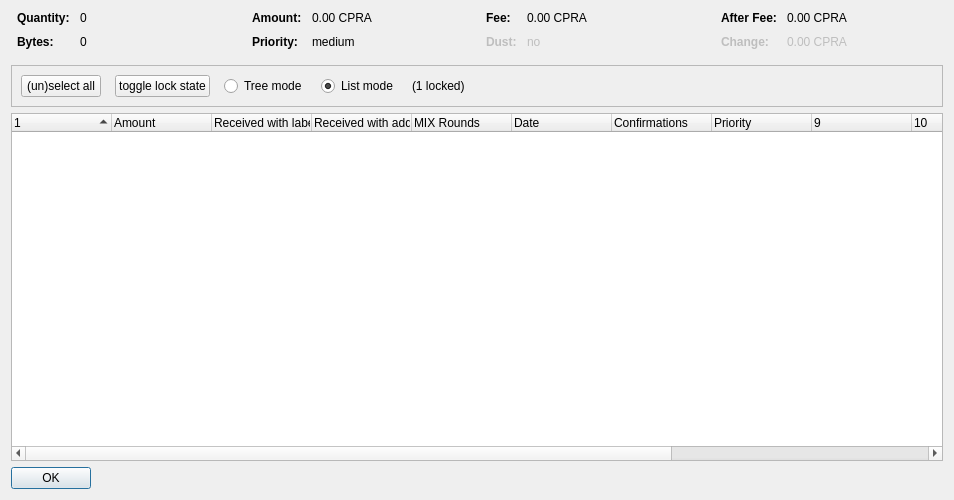
<?xml version="1.0" encoding="UTF-8"?>
<ui version="4.0">
 <class>CoinControlDialog</class>
 <widget class="QDialog" name="CoinControlDialog">
  <property name="geometry">
   <rect>
    <x>0</x>
    <y>0</y>
    <width>954</width>
    <height>500</height>
   </rect>
  </property>
  <property name="windowTitle">
   <string>Coin Selection</string>
  </property>
  <layout class="QVBoxLayout" name="verticalLayout">
   <item>
    <layout class="QHBoxLayout" name="horizontalLayoutTop" stretch="0,0,0,0">
     <property name="topMargin">
      <number>0</number>
     </property>
     <property name="bottomMargin">
      <number>10</number>
     </property>
     <item>
      <layout class="QFormLayout" name="formLayoutCoinControl1">
       <property name="horizontalSpacing">
        <number>10</number>
       </property>
       <property name="verticalSpacing">
        <number>10</number>
       </property>
       <property name="leftMargin">
        <number>6</number>
       </property>
       <property name="rightMargin">
        <number>6</number>
       </property>
       <item row="0" column="0">
        <widget class="QLabel" name="labelCoinControlQuantityText">
         <property name="font">
          <font>
           <weight>75</weight>
           <bold>true</bold>
          </font>
         </property>
         <property name="text">
          <string>Quantity:</string>
         </property>
        </widget>
       </item>
       <item row="0" column="1">
        <widget class="QLabel" name="labelCoinControlQuantity">
         <property name="cursor">
          <cursorShape>IBeamCursor</cursorShape>
         </property>
         <property name="contextMenuPolicy">
          <enum>Qt::ActionsContextMenu</enum>
         </property>
         <property name="text">
          <string notr="true">0</string>
         </property>
         <property name="textInteractionFlags">
          <set>Qt::LinksAccessibleByMouse|Qt::TextSelectableByKeyboard|Qt::TextSelectableByMouse</set>
         </property>
        </widget>
       </item>
       <item row="1" column="0">
        <widget class="QLabel" name="labelCoinControlBytesText">
         <property name="font">
          <font>
           <weight>75</weight>
           <bold>true</bold>
          </font>
         </property>
         <property name="text">
          <string>Bytes:</string>
         </property>
        </widget>
       </item>
       <item row="1" column="1">
        <widget class="QLabel" name="labelCoinControlBytes">
         <property name="cursor">
          <cursorShape>IBeamCursor</cursorShape>
         </property>
         <property name="contextMenuPolicy">
          <enum>Qt::ActionsContextMenu</enum>
         </property>
         <property name="text">
          <string notr="true">0</string>
         </property>
         <property name="textInteractionFlags">
          <set>Qt::LinksAccessibleByMouse|Qt::TextSelectableByKeyboard|Qt::TextSelectableByMouse</set>
         </property>
        </widget>
       </item>
      </layout>
     </item>
     <item>
      <layout class="QFormLayout" name="formLayoutCoinControl2">
       <property name="horizontalSpacing">
        <number>10</number>
       </property>
       <property name="verticalSpacing">
        <number>10</number>
       </property>
       <property name="leftMargin">
        <number>6</number>
       </property>
       <property name="rightMargin">
        <number>6</number>
       </property>
       <item row="0" column="0">
        <widget class="QLabel" name="labelCoinControlAmountText">
         <property name="font">
          <font>
           <weight>75</weight>
           <bold>true</bold>
          </font>
         </property>
         <property name="text">
          <string>Amount:</string>
         </property>
        </widget>
       </item>
       <item row="0" column="1">
        <widget class="QLabel" name="labelCoinControlAmount">
         <property name="cursor">
          <cursorShape>IBeamCursor</cursorShape>
         </property>
         <property name="contextMenuPolicy">
          <enum>Qt::ActionsContextMenu</enum>
         </property>
         <property name="text">
          <string notr="true">0.00 CPRA</string>
         </property>
         <property name="textInteractionFlags">
          <set>Qt::LinksAccessibleByMouse|Qt::TextSelectableByKeyboard|Qt::TextSelectableByMouse</set>
         </property>
        </widget>
       </item>
       <item row="1" column="0">
        <widget class="QLabel" name="labelCoinControlPriorityText">
         <property name="font">
          <font>
           <weight>75</weight>
           <bold>true</bold>
          </font>
         </property>
         <property name="text">
          <string>Priority:</string>
         </property>
        </widget>
       </item>
       <item row="1" column="1">
        <widget class="QLabel" name="labelCoinControlPriority">
         <property name="cursor">
          <cursorShape>IBeamCursor</cursorShape>
         </property>
         <property name="contextMenuPolicy">
          <enum>Qt::ActionsContextMenu</enum>
         </property>
         <property name="text">
          <string>medium</string>
         </property>
         <property name="textInteractionFlags">
          <set>Qt::LinksAccessibleByMouse|Qt::TextSelectableByKeyboard|Qt::TextSelectableByMouse</set>
         </property>
        </widget>
       </item>
      </layout>
     </item>
     <item>
      <layout class="QFormLayout" name="formLayoutCoinControl3">
       <property name="horizontalSpacing">
        <number>10</number>
       </property>
       <property name="verticalSpacing">
        <number>10</number>
       </property>
       <property name="leftMargin">
        <number>6</number>
       </property>
       <property name="rightMargin">
        <number>6</number>
       </property>
       <item row="0" column="0">
        <widget class="QLabel" name="labelCoinControlFeeText">
         <property name="font">
          <font>
           <weight>75</weight>
           <bold>true</bold>
          </font>
         </property>
         <property name="text">
          <string>Fee:</string>
         </property>
        </widget>
       </item>
       <item row="0" column="1">
        <widget class="QLabel" name="labelCoinControlFee">
         <property name="cursor">
          <cursorShape>IBeamCursor</cursorShape>
         </property>
         <property name="contextMenuPolicy">
          <enum>Qt::ActionsContextMenu</enum>
         </property>
         <property name="text">
          <string notr="true">0.00 CPRA</string>
         </property>
         <property name="textInteractionFlags">
          <set>Qt::LinksAccessibleByMouse|Qt::TextSelectableByKeyboard|Qt::TextSelectableByMouse</set>
         </property>
        </widget>
       </item>
       <item row="1" column="0">
        <widget class="QLabel" name="labelCoinControlLowOutputText">
         <property name="enabled">
          <bool>false</bool>
         </property>
         <property name="font">
          <font>
           <weight>75</weight>
           <bold>true</bold>
          </font>
         </property>
         <property name="text">
          <string>Dust:</string>
         </property>
        </widget>
       </item>
       <item row="1" column="1">
        <widget class="QLabel" name="labelCoinControlLowOutput">
         <property name="enabled">
          <bool>false</bool>
         </property>
         <property name="cursor">
          <cursorShape>IBeamCursor</cursorShape>
         </property>
         <property name="contextMenuPolicy">
          <enum>Qt::ActionsContextMenu</enum>
         </property>
         <property name="text">
          <string>no</string>
         </property>
         <property name="textInteractionFlags">
          <set>Qt::LinksAccessibleByMouse|Qt::TextSelectableByKeyboard|Qt::TextSelectableByMouse</set>
         </property>
        </widget>
       </item>
      </layout>
     </item>
     <item>
      <layout class="QFormLayout" name="formLayoutCoinControl4">
       <property name="horizontalSpacing">
        <number>10</number>
       </property>
       <property name="verticalSpacing">
        <number>10</number>
       </property>
       <property name="leftMargin">
        <number>6</number>
       </property>
       <property name="rightMargin">
        <number>6</number>
       </property>
       <item row="0" column="0">
        <widget class="QLabel" name="labelCoinControlAfterFeeText">
         <property name="font">
          <font>
           <weight>75</weight>
           <bold>true</bold>
          </font>
         </property>
         <property name="text">
          <string>After Fee:</string>
         </property>
        </widget>
       </item>
       <item row="0" column="1">
        <widget class="QLabel" name="labelCoinControlAfterFee">
         <property name="cursor">
          <cursorShape>IBeamCursor</cursorShape>
         </property>
         <property name="contextMenuPolicy">
          <enum>Qt::ActionsContextMenu</enum>
         </property>
         <property name="text">
          <string notr="true">0.00 CPRA</string>
         </property>
         <property name="textInteractionFlags">
          <set>Qt::LinksAccessibleByMouse|Qt::TextSelectableByKeyboard|Qt::TextSelectableByMouse</set>
         </property>
        </widget>
       </item>
       <item row="1" column="0">
        <widget class="QLabel" name="labelCoinControlChangeText">
         <property name="enabled">
          <bool>false</bool>
         </property>
         <property name="font">
          <font>
           <weight>75</weight>
           <bold>true</bold>
          </font>
         </property>
         <property name="text">
          <string>Change:</string>
         </property>
        </widget>
       </item>
       <item row="1" column="1">
        <widget class="QLabel" name="labelCoinControlChange">
         <property name="enabled">
          <bool>false</bool>
         </property>
         <property name="cursor">
          <cursorShape>IBeamCursor</cursorShape>
         </property>
         <property name="contextMenuPolicy">
          <enum>Qt::ActionsContextMenu</enum>
         </property>
         <property name="text">
          <string notr="true">0.00 CPRA</string>
         </property>
         <property name="textInteractionFlags">
          <set>Qt::LinksAccessibleByMouse|Qt::TextSelectableByKeyboard|Qt::TextSelectableByMouse</set>
         </property>
        </widget>
       </item>
      </layout>
     </item>
    </layout>
   </item>
   <item>
    <widget class="QFrame" name="frame">
     <property name="minimumSize">
      <size>
       <width>0</width>
       <height>40</height>
      </size>
     </property>
     <property name="frameShape">
      <enum>QFrame::StyledPanel</enum>
     </property>
     <property name="frameShadow">
      <enum>QFrame::Sunken</enum>
     </property>
     <layout class="QHBoxLayout" name="horizontalLayout">
      <item>
       <layout class="QHBoxLayout" name="horizontalLayoutPanel" stretch="0,0,0,0,0,0">
        <property name="spacing">
         <number>14</number>
        </property>
        <item>
         <widget class="QPushButton" name="pushButtonSelectAll">
          <property name="sizePolicy">
           <sizepolicy hsizetype="Maximum" vsizetype="Fixed">
            <horstretch>0</horstretch>
            <verstretch>0</verstretch>
           </sizepolicy>
          </property>
          <property name="text">
           <string>(un)select all</string>
          </property>
          <property name="autoDefault">
           <bool>false</bool>
          </property>
         </widget>
        </item>
        <item>
         <widget class="QPushButton" name="pushButtonToggleLock">
          <property name="sizePolicy">
           <sizepolicy hsizetype="Maximum" vsizetype="Fixed">
            <horstretch>0</horstretch>
            <verstretch>0</verstretch>
           </sizepolicy>
          </property>
          <property name="text">
           <string>toggle lock state</string>
          </property>
          <property name="autoDefault">
           <bool>false</bool>
          </property>
         </widget>
        </item>
        <item>
         <widget class="QRadioButton" name="radioTreeMode">
          <property name="sizePolicy">
           <sizepolicy hsizetype="Maximum" vsizetype="Fixed">
            <horstretch>0</horstretch>
            <verstretch>0</verstretch>
           </sizepolicy>
          </property>
          <property name="text">
           <string>Tree mode</string>
          </property>
         </widget>
        </item>
        <item>
         <widget class="QRadioButton" name="radioListMode">
          <property name="sizePolicy">
           <sizepolicy hsizetype="Maximum" vsizetype="Fixed">
            <horstretch>0</horstretch>
            <verstretch>0</verstretch>
           </sizepolicy>
          </property>
          <property name="text">
           <string>List mode</string>
          </property>
          <property name="checked">
           <bool>true</bool>
          </property>
         </widget>
        </item>
        <item>
         <widget class="QLabel" name="labelLocked">
          <property name="text">
           <string>(1 locked)</string>
          </property>
         </widget>
        </item>
        <item>
         <spacer name="horizontalSpacer">
          <property name="orientation">
           <enum>Qt::Horizontal</enum>
          </property>
          <property name="sizeHint" stdset="0">
           <size>
            <width>40</width>
            <height>20</height>
           </size>
          </property>
         </spacer>
        </item>
       </layout>
      </item>
     </layout>
    </widget>
   </item>
   <item>
    <widget class="CoinControlTreeWidget" name="treeWidget">
     <property name="contextMenuPolicy">
      <enum>Qt::CustomContextMenu</enum>
     </property>
     <property name="sortingEnabled">
      <bool>false</bool>
     </property>
     <property name="columnCount">
      <number>13</number>
     </property>
     <attribute name="headerShowSortIndicator" stdset="0">
      <bool>true</bool>
     </attribute>
     <attribute name="headerStretchLastSection">
      <bool>false</bool>
     </attribute>
     <column>
      <property name="text">
       <string/>
      </property>
     </column>
     <column>
      <property name="text">
       <string>Amount</string>
      </property>
     </column>
     <column>
      <property name="text">
       <string>Received with label</string>
      </property>
     </column>
     <column>
      <property name="text">
       <string>Received with address</string>
      </property>
     </column>
     <column>
      <property name="text">
       <string>MIX Rounds</string>
      </property>
     </column>
     <column>
      <property name="text">
       <string>Date</string>
      </property>
     </column>
     <column>
      <property name="text">
       <string>Confirmations</string>
      </property>
      <property name="toolTip">
       <string>Confirmed</string>
      </property>
     </column>
     <column>
      <property name="text">
       <string>Priority</string>
      </property>
     </column>
     <column>
      <property name="text">
       <string/>
      </property>
     </column>
     <column>
      <property name="text">
       <string/>
      </property>
     </column>
     <column>
      <property name="text">
       <string/>
      </property>
     </column>
     <column>
      <property name="text">
       <string/>
      </property>
     </column>
     <column>
      <property name="text">
       <string/>
      </property>
     </column>
    </widget>
   </item>
   <item>
    <widget class="QDialogButtonBox" name="buttonBox">
     <property name="sizePolicy">
      <sizepolicy hsizetype="Maximum" vsizetype="Fixed">
       <horstretch>0</horstretch>
       <verstretch>0</verstretch>
      </sizepolicy>
     </property>
     <property name="orientation">
      <enum>Qt::Horizontal</enum>
     </property>
     <property name="standardButtons">
      <set>QDialogButtonBox::Ok</set>
     </property>
    </widget>
   </item>
  </layout>
 </widget>
 <customwidgets>
  <customwidget>
   <class>CoinControlTreeWidget</class>
   <extends>QTreeWidget</extends>
   <header>coincontroltreewidget.h</header>
  </customwidget>
 </customwidgets>
 <resources/>
 <connections/>
</ui>
